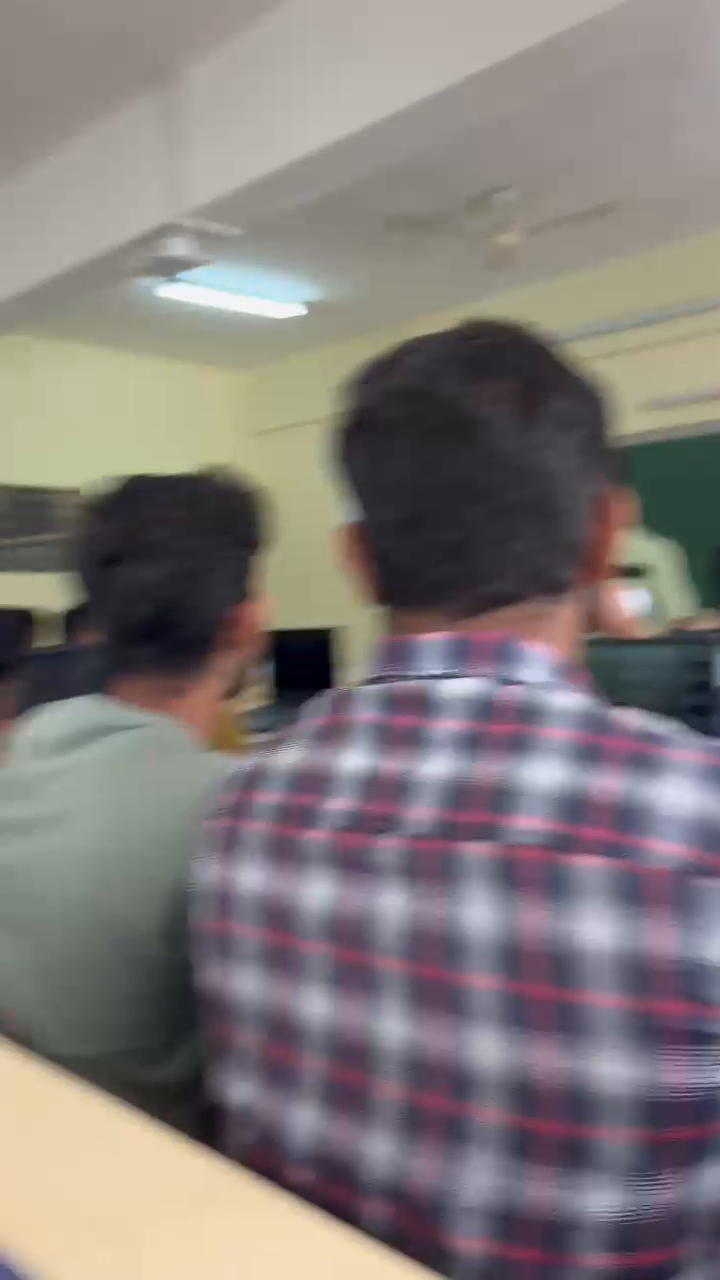
#> input picture frame 31 of 1.mp4, 720 x 1280 px
$ python 2.py
#> lines starting #> are read from the running program, lines starting #| are printed output that depends on the picture
import cv2
import numpy as np

def stabilize_video(video_path):
#> called with video_path = '1.mp4'
    cap = cv2.VideoCapture(video_path)
    if not cap.isOpened():
        print("Error: Could not open video.")
        return

    # Get the first frame
    ret, prev_frame = cap.read()
#> prev_frame is the input picture: shape (1280, 720, 3); mean B, G, R 121.1, 123.1, 129.9
    if not ret:
        print("Error: Could not read first frame.")
        return

    # Convert to grayscale
    prev_gray = cv2.cvtColor(prev_frame, cv2.COLOR_BGR2GRAY)
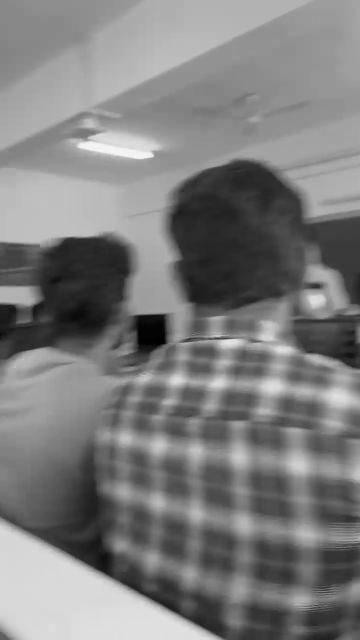
#> prev_gray: shape (1280, 720) (shown at 1/2 size); min 1, max 251, mean 124.9

    # Feature detector
    orb = cv2.ORB_create()

    # Feature matcher
    bf = cv2.BFMatcher(cv2.NORM_HAMMING, crossCheck=True)

    # List to store transformation matrices
    transformations = []

    while True:
        ret, curr_frame = cap.read()
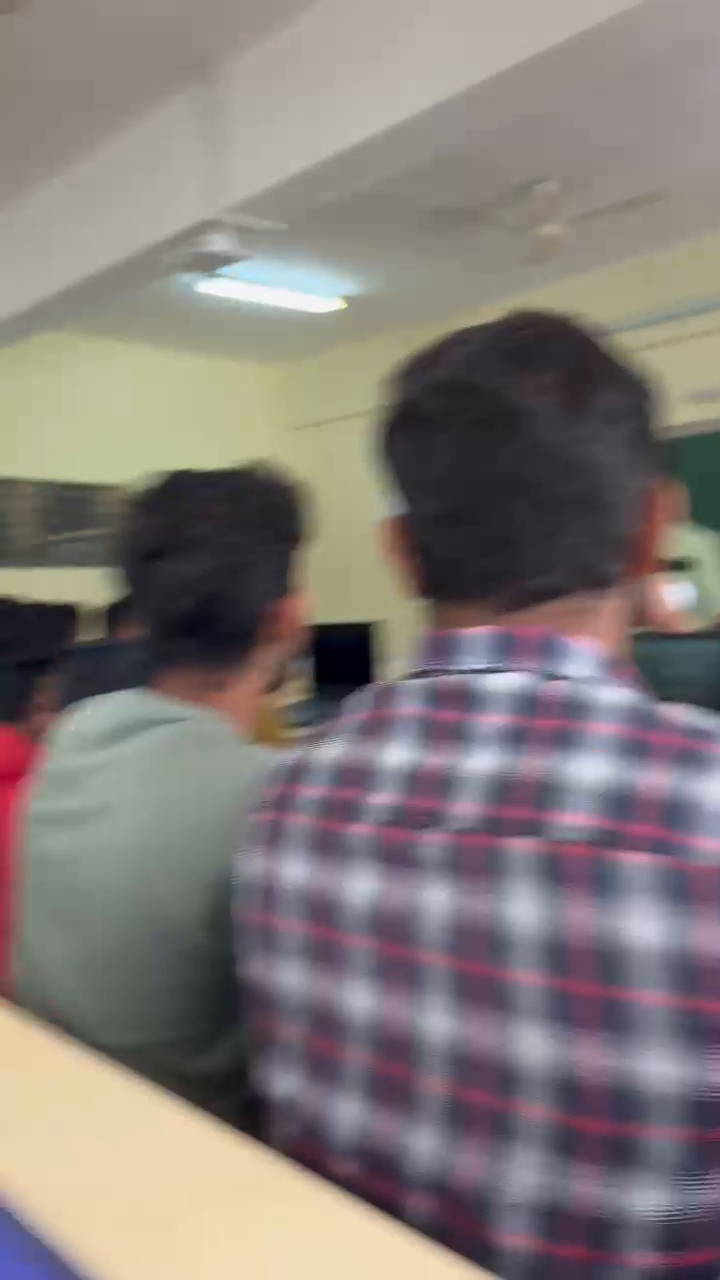
#> input picture frame 32 of 1.mp4, 720 x 1280 px
#> curr_frame is the input picture: shape (1280, 720, 3); mean B, G, R 120.9, 123.6, 131.5
        if not ret:
            break

        curr_gray = cv2.cvtColor(curr_frame, cv2.COLOR_BGR2GRAY)
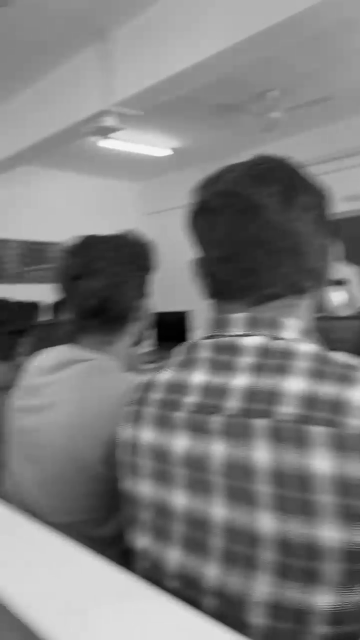
#> curr_gray: shape (1280, 720) (shown at 1/2 size); min 1, max 249, mean 125.7

        # Detect ORB keypoints and descriptors
        kp1, des1 = orb.detectAndCompute(prev_gray, None)
#> kp1 = 262 keypoints; strongest (x, y, size): (326, 631, 111.1), (325, 630, 92.6), (330, 681, 111.1), (323, 630, 77.1)
        kp2, des2 = orb.detectAndCompute(curr_gray, None)
#> kp2 = 210 keypoints; strongest (x, y, size): (365, 623, 111.1), (367, 624, 92.6), (366, 625, 77.1), (369, 677, 111.1)

        # Match descriptors
        matches = bf.match(des1, des2)
#> matches = 122 matches
        matches = sorted(matches, key=lambda x: x.distance)

        # Extract matched points
        points1 = np.zeros((len(matches), 2), dtype=np.float32)
#> points1 = 122 pairs, first value 0 to 0, second value 0 to 0
        points2 = np.zeros((len(matches), 2), dtype=np.float32)
#> points2 = 122 pairs, first value 0 to 0, second value 0 to 0
        for i, match in enumerate(matches):
            points1[i, :] = kp1[match.queryIdx].pt
            points2[i, :] = kp2[match.trainIdx].pt
#> this loop made 122 passes
#> after the loop, points1 = 122 pairs, first value 33 to 638, second value 250.8 to 1214.4; points2 = 122 pairs, first value 75.6 to 684, second value 244.9 to 1213.2

        # Find homography
        H, mask = cv2.findHomography(points2, points1, cv2.RANSAC)
#> H = [[1.04, -0.00749, -43.12], [0.0297, 1.02, -4.94], [4.7e-05, 8.02e-06, 1]]; mask = 122 values, max 1 at index 0, min 0 at index 9, mean 0.73

        if H is not None:
            transformations.append(H)

        # Warp current frame
        height, width, _ = prev_frame.shape
        stabilized_frame = cv2.warpPerspective(curr_frame, H, (width, height))
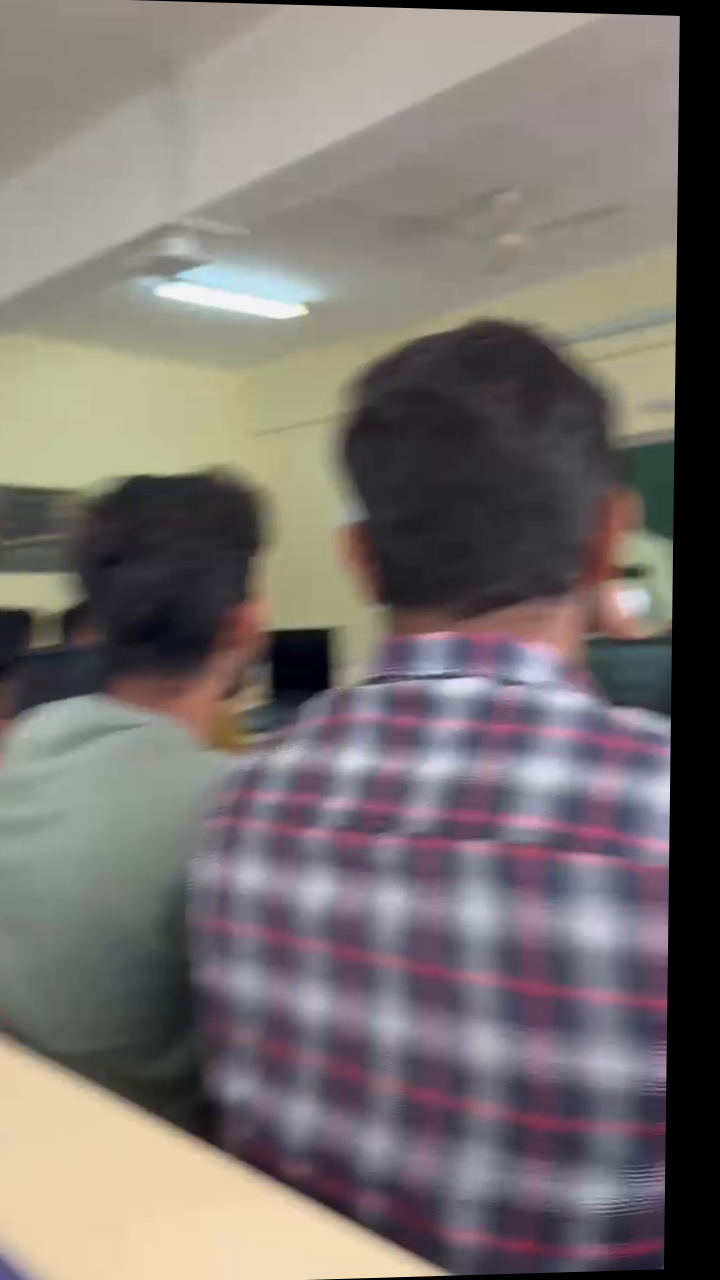
#> stabilized_frame: shape (1280, 720, 3); mean B, G, R 112, 114.3, 121

        # Show the stabilized frame
        cv2.imshow('Stabilized Frame', stabilized_frame)

        # Update previous frame
        prev_gray = curr_gray
        prev_frame = curr_frame

        if cv2.waitKey(1) & 0xFF == ord('q'):
#> (key q is pressed here)
            break

    cap.release()
    cv2.destroyAllWindows()

# Example usage
stabilize_video('1.mp4')

$ run again, starting later in the video
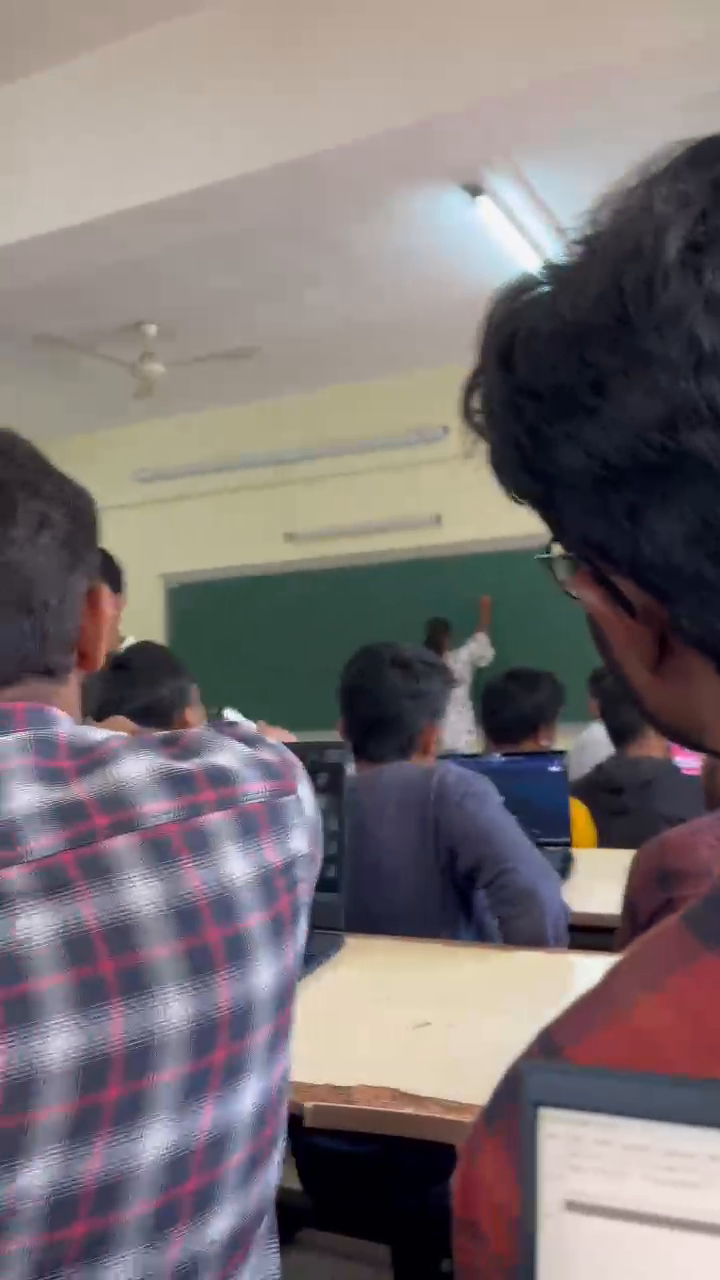
#> input picture frame 142 of 1.mp4, 720 x 1280 px
#> in stabilize_video, prev_frame is the input picture: shape (1280, 720, 3); mean B, G, R 116.8, 115.3, 123.8
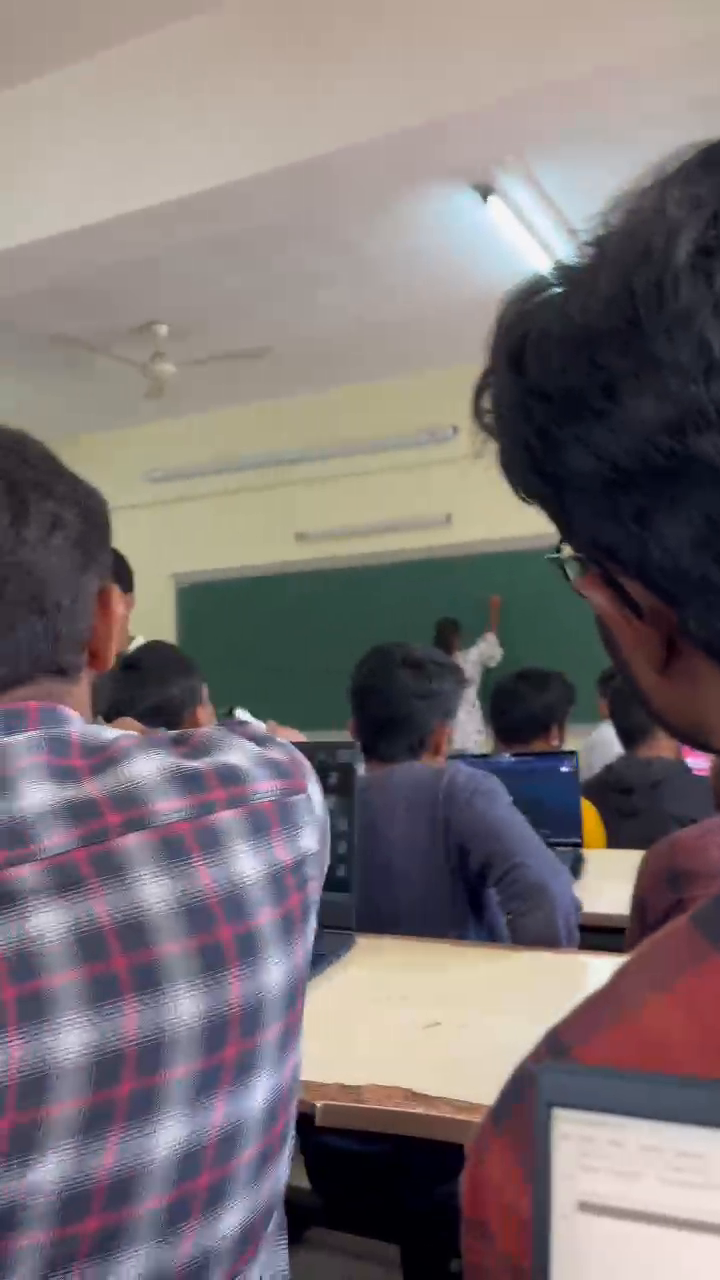
#> input picture frame 143 of 1.mp4, 720 x 1280 px
#> in stabilize_video, curr_frame is the input picture: shape (1280, 720, 3); mean B, G, R 116.8, 115.3, 123.8
#> kp1 = 500 keypoints; strongest (x, y, size): (227, 711, 92.6), (226, 709, 77.1), (224, 711, 64.3), (225, 712, 53.6)
#> kp2 = 500 keypoints; strongest (x, y, size): (236, 713, 64.3), (239, 711, 92.6), (236, 709, 77.1), (237, 710, 53.6)
#> matches = 312 matches
#> in stabilize_video, `points1 = np.zeros((len(matches), 2), dtype=np.float32)`: points1 = 312 pairs, first value 0 to 0, second value 0 to 0
#> after the loop in stabilize_video, `for i, match in enumerate(matches):`: points1 = 312 pairs, first value 32 to 677, second value 188.7 to 1244; points2 = 312 pairs, first value 42 to 687, second value 188.7 to 1241
#> H = [[0.991, 0.000338, -9.2], [-0.00727, 0.994, 2.81], [-6.72e-06, -4.39e-06, 1]]; mask = 312 values, max 1 at index 0, min 0 at index 35, mean 0.869
#> in stabilize_video, `stabilized_frame = cv2.warpPerspective(curr_frame, H, (width, height))`:
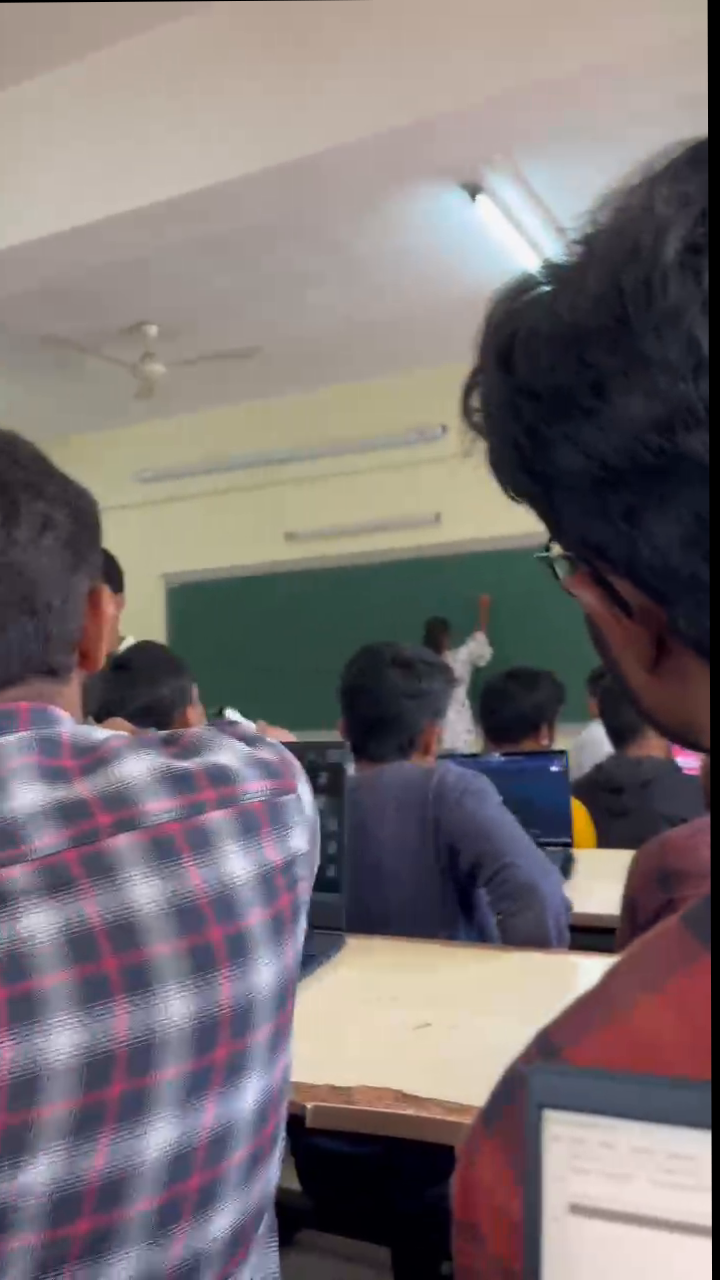
#> stabilized_frame: shape (1280, 720, 3); mean B, G, R 115, 113.6, 121.9

$ run again, starting later in the video
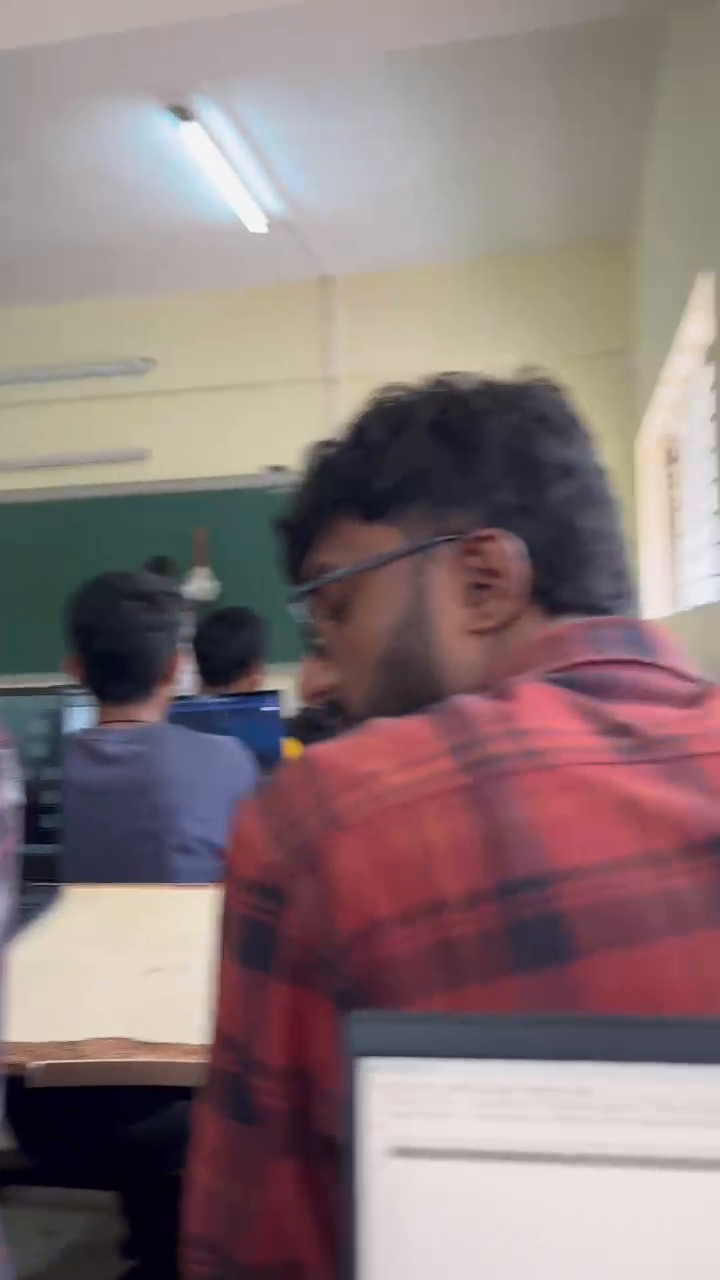
#> input picture frame 252 of 1.mp4, 720 x 1280 px
#> in stabilize_video, prev_frame is the input picture: shape (1280, 720, 3); mean B, G, R 121, 120, 137.2
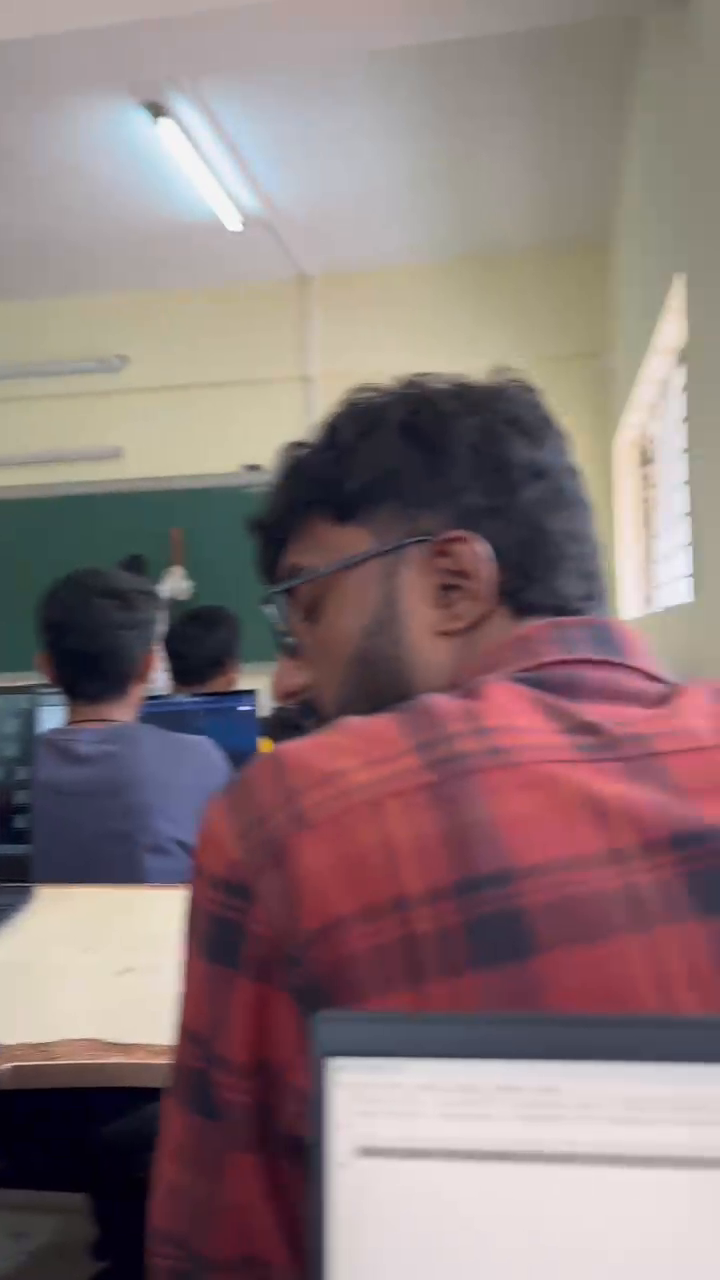
#> input picture frame 253 of 1.mp4, 720 x 1280 px
#> in stabilize_video, curr_frame is the input picture: shape (1280, 720, 3); mean B, G, R 121.5, 120.5, 138.5
#> kp1 = 364 keypoints; strongest (x, y, size): (272, 692, 111.1), (274, 691, 64.3), (274, 692, 77.1), (219, 892, 111.1)
#> kp2 = 411 keypoints; strongest (x, y, size): (239, 708, 31), (251, 691, 64.3), (183, 889, 111.1), (251, 693, 92.6)
#> matches = 201 matches
#> in stabilize_video, `points1 = np.zeros((len(matches), 2), dtype=np.float32)`: points1 = 201 pairs, first value 0 to 0, second value 0 to 0
#> after the loop in stabilize_video, `for i, match in enumerate(matches):`: points1 = 201 pairs, first value 56 to 669.6, second value 107 to 1061; points2 = 201 pairs, first value 31 to 643.7, second value 103.7 to 1062
#> H = [[0.977, -0.000557, 28.67], [-0.0203, 0.99, 7.23], [-2.93e-05, -9.67e-07, 1]]; mask = 201 values, max 1 at index 0, min 0 at index 1, mean 0.652
#> in stabilize_video, `stabilized_frame = cv2.warpPerspective(curr_frame, H, (width, height))`:
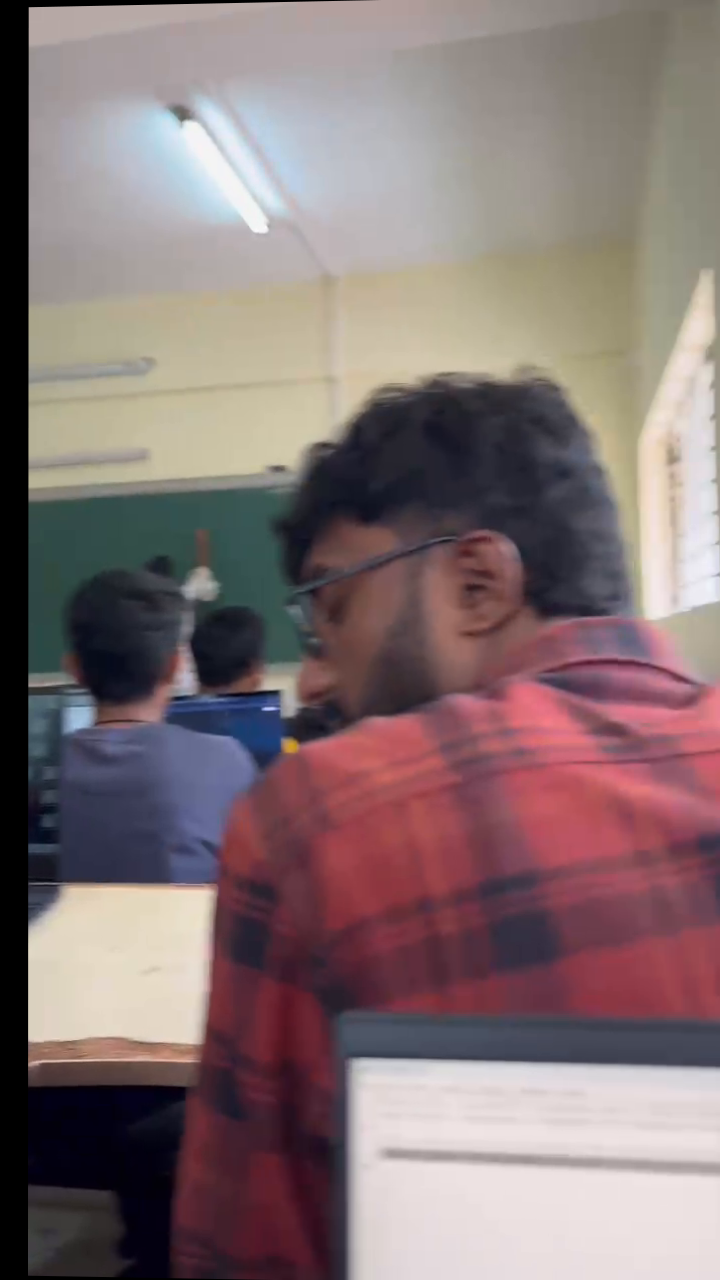
#> stabilized_frame: shape (1280, 720, 3); mean B, G, R 115.9, 114.9, 132.2
